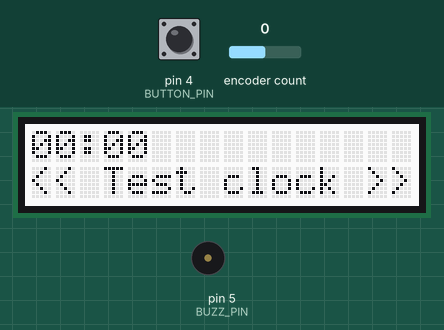
Recording of a sketch running on a simulated Arduino Uno, built with avr-gcc and run on an emulated ATmega328P. Shown: 16×2 character LCD, buzzer (waves = sounding, pin HIGH). The test bench sets the inputs (shaded band); at power-on: encoder count 0, pin 4 (BUTTON_PIN) HIGH. What the sketch prints to the serial monitor is not drawn.

Above: at 1.2 s.
1.3 s: encoder count set to 1
At 2.4 s:
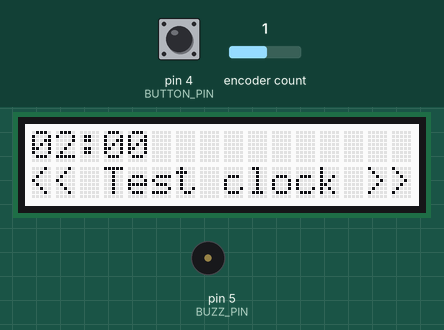
4.3 s: encoder count set to 2
At 5.2 s:
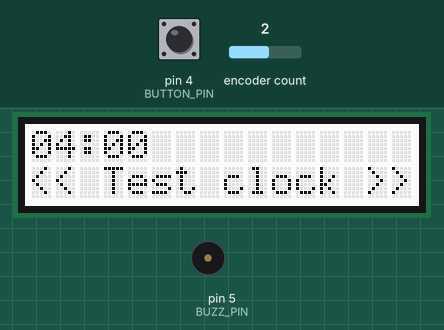
7.3 s: pin 4 (BUTTON_PIN) pulled LOW for 0.15 s
At 7.9 s:
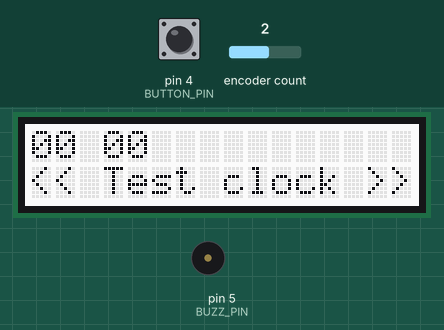
10.4 s: pin 4 (BUTTON_PIN) pulled LOW for 1 s
At 11.81 s:
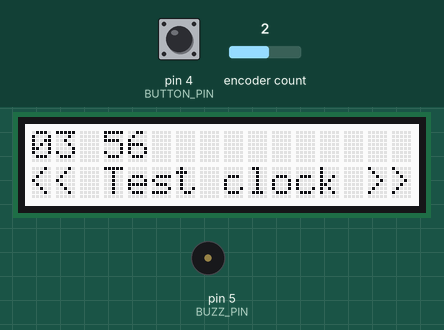
12.0 s: encoder count set to 3
At 12.6 s:
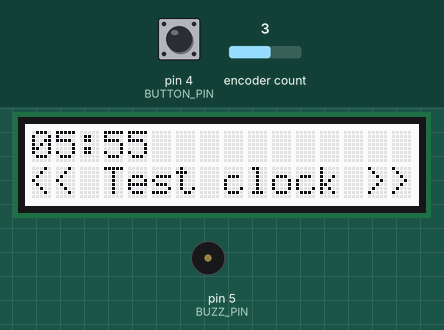
15.0 s: pin 4 (BUTTON_PIN) driven LOW
At 19.4 s:
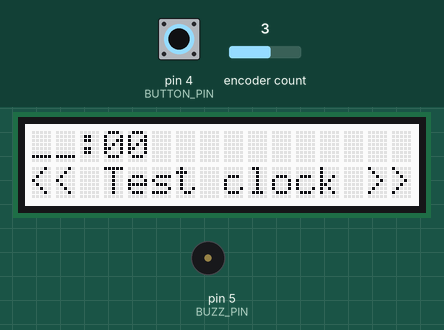
Timing chart, 0 to 20.9 s (numbered marks = the images above; inputs shaded):
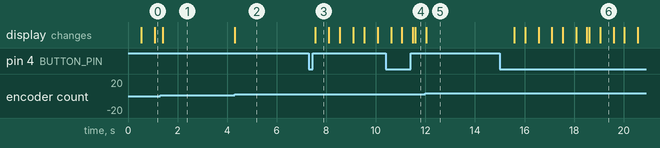

The sketch:

Clock.ino
```cpp
//#define ENCODER_OPTIMIZE_INTERRUPTS
#include <Encoder.h>
#include <Time.h>

#include <Wire.h>
#include "rgb_lcd.h"

Encoder encoder(2, 3);
rgb_lcd lcd;

const int BUTTON_PIN = 4;
const int BUZZ_PIN =  5;
const long MAX_TIMER = 90 * 60; // Seconds.
const int TIMER_START_DELAY =  3;
const int TIME_SET_DELAY = 3500;

unsigned long timestamp = 0;

// TIME
time_t currentTime = 0;
int setupMode = 0;
tmElements_t cur;
unsigned long setupTimestamp = 0;

// TIMER
bool timerEnabled = false;
long timerCounter = 0;
time_t timerTimestamp = 0;

// COMMON
long oldEncoderPosition  = 0;
int displayMode = 0; // 0 -Time, 1 - Timer
unsigned long buttonTimestamp = 0;

void setup() {
  Serial.begin(9600);
  Serial.println("Clock started.");

  lcd.begin(16, 2);
  lcd.clear();
  lcd.setCursor(0, 1);
  lcd.print("<< Test clock >>");

  pinMode(BUZZ_PIN, OUTPUT);
  digitalWrite(BUZZ_PIN, LOW);
  pinMode(BUTTON_PIN, INPUT);
}

void loop() {
  timestamp = millis();

  if(setupMode == 0) {
      updateTime();
      updateTimer();
  }

  handleButton();
  handleEncoder();

  if(displayMode == 0) {
    showTime();
  } else {
    showTimer();
  }
  delay(100);
}

void handleButton(){
  if(digitalRead(BUTTON_PIN) == LOW) {
    if(buttonTimestamp == 0) {
      buttonTimestamp = timestamp;
    }

    if(setupMode == 0 && getDiff(buttonTimestamp) >= TIME_SET_DELAY)
    {
      setupMode = 1;
      timerEnabled = false;
      timerCounter = 0;
      displayMode = 0;
    }
  } else if (buttonTimestamp != 0) {
    if(setupMode == 1 && getDiff(buttonTimestamp) >= TIME_SET_DELAY)
    {
      // Do nothing.
    } else if (setupMode > 0) {
      setupMode++;
      if(setupMode == 3) {
        setupMode = 0;

        // Update RTC values.
      }
    } else if (timerCounter > 0) {
      ++displayMode%=2;
    } else if (timerEnabled) {
      timerEnabled = false;
      displayMode = 0;
      // Disable alarm.
    }
    buttonTimestamp = 0;
  }
}

int getDiff(unsigned long ts) {
  unsigned long result = timestamp - ts;
  if(timestamp < ts) {
    return timestamp + (4294967295 - ts);
  } else {
    return timestamp - ts;
  }
}

void handleEncoder() {
  long newPosition = encoder.read();
  newPosition = newPosition >> 1;
  if (newPosition != oldEncoderPosition) {
    if(setupMode == 0) {
      displayMode = 1;
      timerTimestamp = currentTime;
      timerEnabled = false;

      timerCounter += (newPosition - oldEncoderPosition) * 60;

      if(timerCounter > MAX_TIMER) {
        timerCounter = MAX_TIMER;
      } else if (timerCounter <= 0) {
        timerCounter = 0;
        displayMode = 0;
      }
    } else {
      breakTime(currentTime, cur);
      if(setupMode == 1) {
        int hhh = cur.Hour;
        hhh += newPosition - oldEncoderPosition;
        if(hhh < 0) {
          hhh += 24;
        }

        hhh %= 24;
        cur.Hour = hhh;
      } else if(setupMode == 2) {
        int mmm = cur.Minute;
        mmm += newPosition - oldEncoderPosition;
        if(mmm < 0) {
          mmm += 60;
        }

        mmm %= 60;
        cur.Minute = mmm;
      }

      setupTimestamp = timestamp;
      currentTime = makeTime(cur);
      setTime(currentTime);
    }

    oldEncoderPosition = newPosition;
  }

  if(timerCounter > 0 && !timerEnabled){
    long delta = currentTime - timerTimestamp;

    if(delta >= TIMER_START_DELAY) {
      timerEnabled = true;
      timerTimestamp = currentTime;
    }
  }
}

void updateTime() {
  currentTime = now();
}

void updateTimer() {
  if(timerEnabled) {
    if(timerCounter > 0) {
      timerCounter += timerTimestamp - currentTime;
      timerTimestamp = currentTime;
      if(timerCounter < 0) {
        timerCounter = 0;
      }
    }

    if(timerCounter == 0) {
      // TODO: allarm buzzer + led lights.
    }
  }
}

void showTime(){
  if(setupMode == 1 && (timestamp / 500) % 2 == 0 && getDiff(setupTimestamp) > 500){
    lcd.setCursor(0, 0);
    lcd.print("__");
  } else {
    showHours(hour(currentTime));
  }

  if(setupMode == 2 && (timestamp / 500) % 2 == 0 && getDiff(setupTimestamp) > 500) {
    lcd.setCursor(3, 0);
    lcd.print("__");
  } else {
    showMinutes(minute(currentTime));
  }

  updateDots(setupMode != 0);
}

void showTimer() {
  int minutes = timerCounter / 60;
  if(timerCounter > 0){
    showHours(minutes);
    showMinutes(timerCounter % 60);
    updateDots(!timerEnabled);
  } else if((timestamp / 500) % 2 == 0){
    lcd.setCursor(0, 0);
    lcd.print("00:00");
  } else {
    lcd.setCursor(0, 0);
    lcd.print("-- --");
  }
}

void showHours(int h){
  lcd.setCursor(0, 0);
  lcd.print((h % 100) / 10);
  lcd.print(h % 10);
}

void showMinutes(int m) {
  lcd.setCursor(3, 0);
  lcd.print((m % 100) / 10);
  lcd.print(m % 10);
}

void updateDots(bool freezed) {
  lcd.setCursor(2, 0);
  if((timestamp / 500) % 2 == 0 || freezed){
    lcd.print(":");
  } else {
    lcd.print(" ");
  }
}
```

Measured:
- after the input at 1.3 s, the display: changes after 0.10 s (image 1)
- after the input at 10.4 s, the display: first differs from a run without the input after 1.1 s (image 4 shows a later state)
- what the display in image 3 shows lasts 0.5 s, from 7.6 s to 8.1 s
